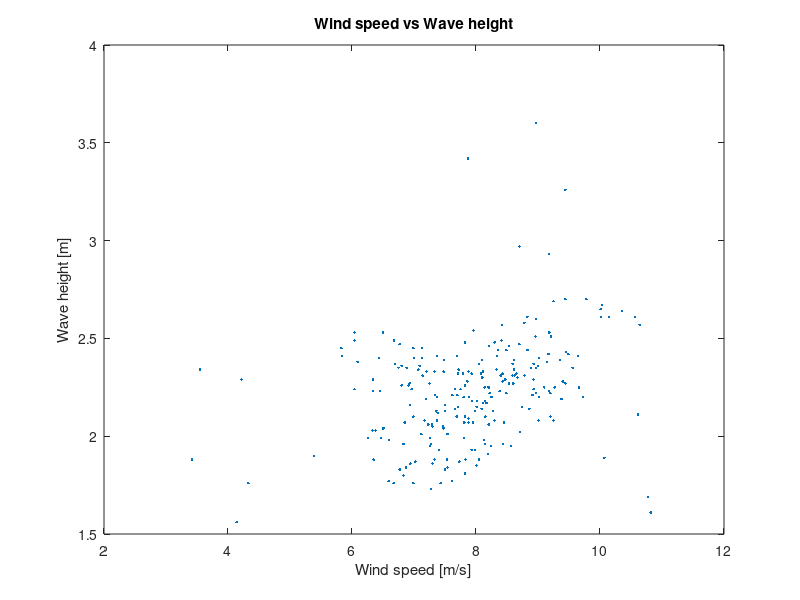

MATLAB code to generate this figure: (Note: this script raises an error after producing the figure.)
close all;
clear;

data = load("data/WindWaveData.dat");

wind = data(:,1);
wave = data(:,2);
N = length(wind);

figure(1)
 plot(wind, wave, '.');
 xlabel("Wind speed [m/s]")
 ylabel("Wave height [m]")
 title("Wind speed vs Wave height")
 
num = sum((wave - mean(wave)) .* (wind-mean(wind))) / (N-1);
den = std(wind) * std(wave);

r_uH = num/den;

conf_interval = sqrt(N-3)/2 * log((1+r_uH)/(1-r_uH));
fprintf("With a correlation coefficient of % 0.3f, we get a confidence interval of %0.2f ", r_uH, conf_interval);
disp("which is outside the 95% interval");

[a,b] = regress(wind, wave);
f = @(u) a + b*u;

figure(1)
 hold on;
 temp_x = linspace(min(wind), max(wind), 5);
 plot(temp_x, a+b*temp_x, 'r')

x = wind;
y = wave; 
t = tinv([0.05/2, 1-0.05/2], N-2);
Sx = std(x);
S_eps = sum((y - f(x)).^2) / (N-2);
delta_b = S_eps * t / (sqrt(N-1) * Sx);
delta_a = (mean(wave) - b*mean(wind+delta_b)) - a;
       
fprintf("Slope b interval +/- %0.5f\n", delta_b(1))
fprintf("Slope a interval +/- %0.5f\n", delta_a(1))

figure(1)
 hold on;
 plot(temp_x, (a+delta_a(1))+(b+delta_b(1))*temp_x, 'k')
 plot(temp_x, (a+delta_a(2))+(b+delta_b(2))*temp_x, 'k')
 legend({'Data', 'Linear Fit', 'Lower interval', 'Upper interval'})
  
 
 range_10 = ((a+delta_a(2))+(b+delta_b(2))*10) - ...
     ((a+delta_a(1))+(b+delta_b(1))*10);
 
 fprintf("The range at u=10 m/s is %0.4f\n", range_10)
  
wind = [wind; 30];
wave = [wave; 33];
[a,b] = regress(wind, wave);

figure(2)
 plot(wind, wave, '.');
 xlabel("Wind speed [m/s]")
 ylabel("Wave height [m]")
 title("Wind speed vs Wave height with an additional point")
 hold on;
 temp_x = linspace(min(wind), max(wind), 5);
 plot(temp_x, a+b*temp_x, 'r')
  
bs = [];
for i = 1:1000
    mask = randperm(length(wave), 50);
    [a,b] = regress(wind(mask), wave(mask));
    bs = [bs; b];
end

figure(3)
 histogram(bs, 50)
 xlabel("Slope")
 ylabel("Frequency")
 title("Bootstrap method with 1000 iterations")
